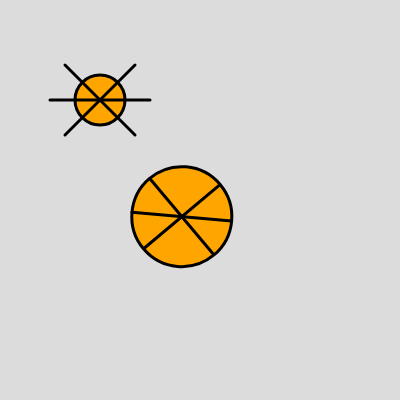
Frame 1 (no input)
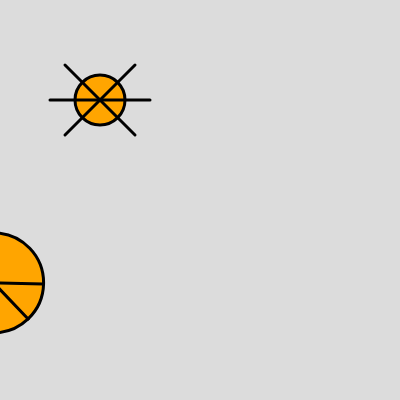
Frame 60 (no input)
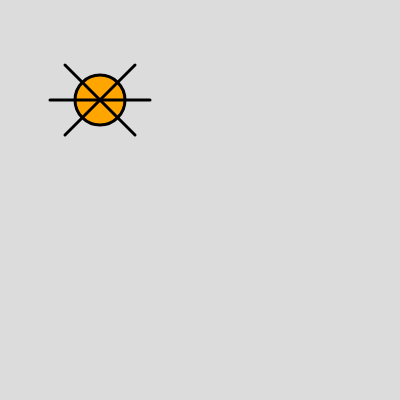
Frame 120 (the mouse pressed at the canvas centre since frame 60)

The p5.js sketch that drew these frames (run headless with seeded random() and noise() and a simulated clock; from frame 60 on, the mouse is pressed at the canvas centre):

// p5.js sketch
// ── sketch.js
let angle=5;
function setup() {
  createCanvas(400, 400);
  angleMode(DEGREES);
}

function draw() {
  background(220);
  //palla da basket
  // drawRotateBasketBall(angle);
  drawRotateBasketBall(200, 200, 100, angle);
  drawBasketball(100,100, 50);
  angle += 0.7;
} 

function drawRotateBasketBall(xCenter, yCenter,
   dBall, angle){
    push();
    //codice delle trasformazioni
    rotate(angle);
    drawBasketball(xCenter,yCenter,dBall);
    pop();
}

// function idFunzioen(<lista dei paramteri) { corpo della funzione}
function drawBasketball(xCenter, yCenter, dBall) {
  fill(255,165,0);
  stroke(0);
  strokeWeight(3);
  circle(xCenter, yCenter, dBall);
  line(-50+xCenter,yCenter, 
    50+xCenter, 0+yCenter);
  line(-35+xCenter, -35+yCenter,
    35+xCenter, 35+yCenter);
  line(-35+xCenter, 35+yCenter,
    35+xCenter, -35 + yCenter);
}
